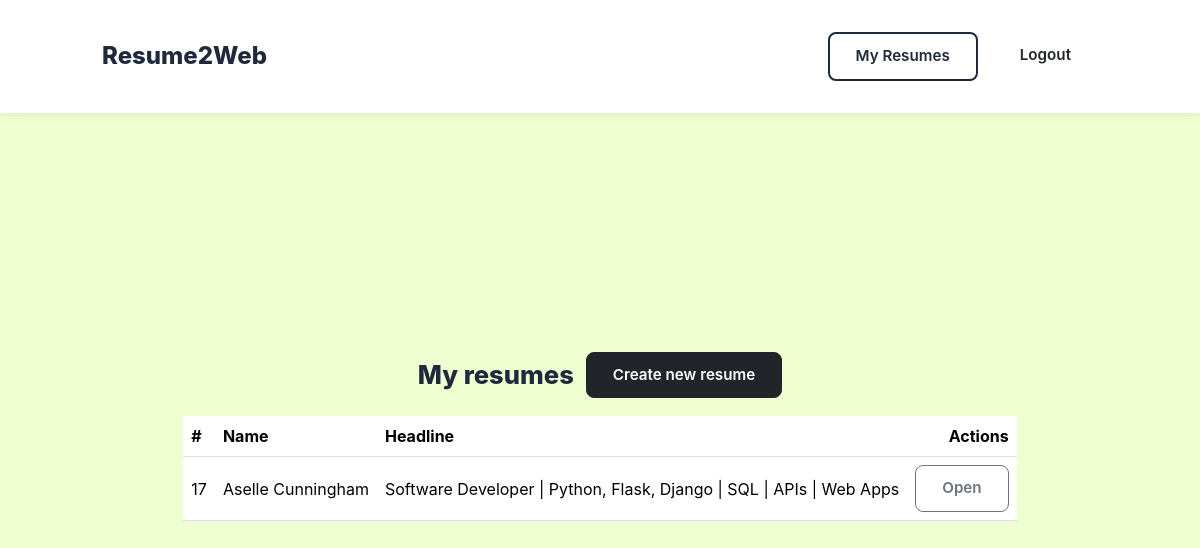
The page /resumes (signed in) on the database its author committed.
### tables this page shows
CREATE TABLE resumes (
    id INTEGER PRIMARY KEY AUTOINCREMENT,
    user_id INTEGER NOT NULL,
    full_name TEXT NOT NULL,
    headline TEXT,
    email TEXT,
    phone TEXT,
    summary TEXT,
    education TEXT,
    experience TEXT,
    skills TEXT,
    FOREIGN KEY (user_id) REFERENCES users(id)
);

### app.py (the view)
@app.route("/resumes")
@login_req
def resume_list():
    rows = db.execute(
        "SELECT id, full_name, headline FROM resumes WHERE user_id = :u ORDER BY id DESC",
        u=session["user_id"],
    )
    return render_template("resume_list.html", resumes=rows)

### app.py (called while the page is built)
def login_req(f):
	@wraps(f)
	def decorated_function(*args, **kwargs):
		if session.get("user_id") is None:
			return redirect("/login")
		return f(*args, **kwargs)
	return decorated_function

### templates/resume_list.html (shortened to what this page needs)
{% extends "layout.html" %}
{% block main %}
<section class="list-page">
  {% if resumes|length == 0 %}
    <div class="list-empty">
      <h1 class="list-title">My resumes</h1>
      <p>You don’t have any resumes yet.</p>
      <a class="btn btn-dark" href="/resume/new">
        Create your first resume
      </a>
    </div>
  {% else %}
    <div class="list-header">
      <h1 class="list-title">My resumes</h1>
      <a class="btn btn-dark" href="/resume/new">
        Create new resume
      </a>
    </div>
    <div class="list-card">
      <table class="table table-hover align-middle mb-0">
        <thead>
          <tr>
            <th scope="col">#</th>
            <th scope="col">Name</th>
            <th scope="col">Headline</th>
            <th scope="col" class="text-end">Actions</th>
          </tr>
        </thead>
        <tbody>
          {% for r in resumes %}
          <tr>
            <td>{{ r.id }}</td>
            <td>{{ r.full_name }}</td>
            <td>{{ r.headline or '' }}</td>
            <td class="text-end">
              <a class="btn btn-sm btn-outline-secondary" href="/resume/{{ r.id }}">
                Open
              </a>
            </td>
          </tr>
          {% endfor %}
        </tbody>
      </table>
    </div>
  {% endif %}
</section>
{% endblock %}

### static/style/styles.css (style rules this page uses)
body { font-family: -apple-system, BlinkMacSystemFont, 'Segoe UI', Roboto, sans-serif; background: #f0ffd2; min-height: 100vh; display: flex; flex-direction: column; }
.btn { padding: 11px 26px; border-radius: 8px; text-decoration: none; font-weight: 600; font-size: 0.95em; transition: all 0.2s; cursor: pointer; }
.list-page { flex: 1; display: flex; flex-direction: column; justify-content: center; align-items: center; padding: 40px 20px; transform: translateY(-20px); }
.list-header { display: flex; justify-content: space-between; align-items: center; margin-bottom: 18px; gap: 12px; flex-wrap: wrap; }
.list-title { font-weight: 800; font-size: 1.6rem; color: #1e293b; margin: 0; }

### rows shown on the page
resumes: id "17", full_name "Aselle Cunningham", headline "Software Developer | Python, Flask, Django | SQL | APIs | Web Apps"
